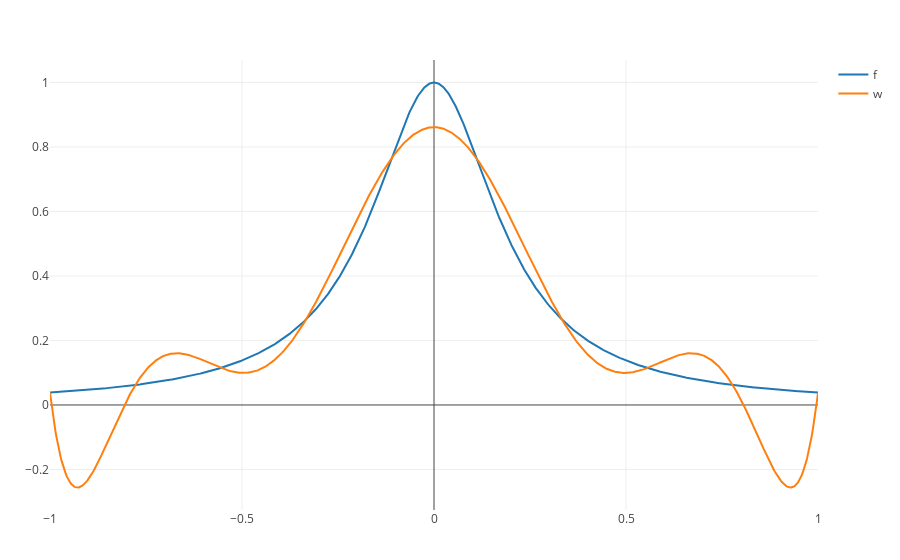

This figure's notebook cell:
### Code cell
xs = linspace(-1,1, 1000)
y1 = map(f, xs)
y2 = map(w, xs)
data1 = scatter( ; x = xs, y = y1, mode = "lines", name = "f")
data2 = scatter( ; x = xs, y = y2, mode = "lines", name = "w")
plot([data1, data2])

### Figure 1 — Plotly figure (JSON) as saved in the notebook; plotly's stock layout.template omitted (floating-point values rounded to 4 significant figures; data arrays with more than 128 entries replaced by an {"elided": "..."} marker saying what was removed)
{"data": [{"y": {"elided": "1000 float values"}, "name": "f", "type": "scatter", "x": {"elided": "1000 float values"}, "mode": "lines"}, {"y": {"elided": "1000 float values"}, "name": "w", "type": "scatter", "x": {"elided": "1000 float values"}, "mode": "lines"}], "layout": {"margin": {"r": 50, "l": 50, "b": 50, "t": 60}}}
